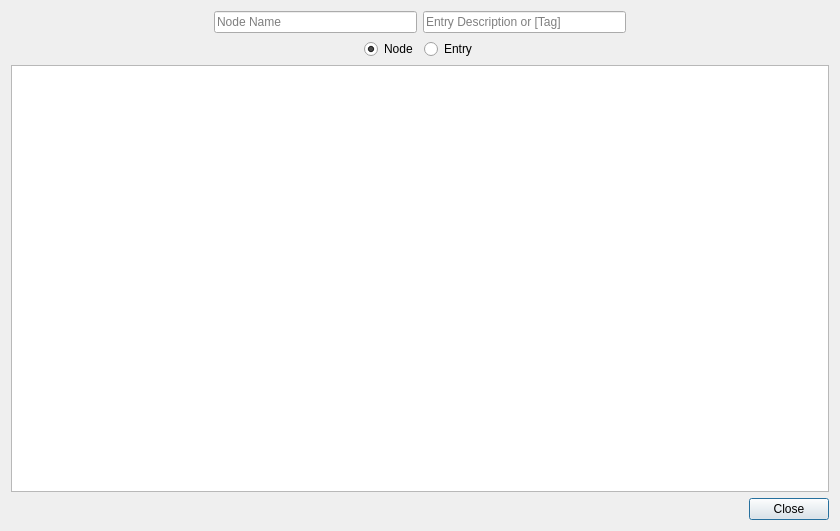
<?xml version="1.0" encoding="UTF-8"?>
<ui version="4.0">
 <class>SearchDialog</class>
 <widget class="QDialog" name="SearchDialog">
  <property name="geometry">
   <rect>
    <x>0</x>
    <y>0</y>
    <width>840</width>
    <height>531</height>
   </rect>
  </property>
  <layout class="QVBoxLayout" name="verticalLayout">
   <item>
    <layout class="QHBoxLayout" name="horizontalLayout">
     <item>
      <spacer name="horizontalSpacer_4">
       <property name="orientation">
        <enum>Qt::Orientation::Horizontal</enum>
       </property>
       <property name="sizeHint" stdset="0">
        <size>
         <width>40</width>
         <height>20</height>
        </size>
       </property>
      </spacer>
     </item>
     <item>
      <widget class="QLineEdit" name="lineEditNode">
       <property name="placeholderText">
        <string>Node Name</string>
       </property>
      </widget>
     </item>
     <item>
      <widget class="QLineEdit" name="lineEditEntry">
       <property name="placeholderText">
        <string>Entry Description or [Tag]</string>
       </property>
      </widget>
     </item>
     <item>
      <spacer name="horizontalSpacer_3">
       <property name="orientation">
        <enum>Qt::Orientation::Horizontal</enum>
       </property>
       <property name="sizeHint" stdset="0">
        <size>
         <width>40</width>
         <height>20</height>
        </size>
       </property>
      </spacer>
     </item>
    </layout>
   </item>
   <item>
    <layout class="QHBoxLayout" name="horizontalLayout_2">
     <item>
      <spacer name="horizontalSpacer_2">
       <property name="orientation">
        <enum>Qt::Orientation::Horizontal</enum>
       </property>
       <property name="sizeHint" stdset="0">
        <size>
         <width>40</width>
         <height>20</height>
        </size>
       </property>
      </spacer>
     </item>
     <item>
      <widget class="QRadioButton" name="rBtnNode">
       <property name="text">
        <string>Node</string>
       </property>
       <property name="checked">
        <bool>true</bool>
       </property>
      </widget>
     </item>
     <item>
      <widget class="QRadioButton" name="rBtnEntry">
       <property name="text">
        <string>Entry</string>
       </property>
      </widget>
     </item>
     <item>
      <spacer name="horizontalSpacer_5">
       <property name="orientation">
        <enum>Qt::Orientation::Horizontal</enum>
       </property>
       <property name="sizeHint" stdset="0">
        <size>
         <width>40</width>
         <height>20</height>
        </size>
       </property>
      </spacer>
     </item>
    </layout>
   </item>
   <item>
    <widget class="QStackedWidget" name="stackedWidget">
     <property name="currentIndex">
      <number>1</number>
     </property>
     <widget class="QWidget" name="page">
      <layout class="QGridLayout" name="gridLayout">
       <property name="leftMargin">
        <number>0</number>
       </property>
       <property name="topMargin">
        <number>0</number>
       </property>
       <property name="rightMargin">
        <number>0</number>
       </property>
       <property name="bottomMargin">
        <number>0</number>
       </property>
       <item row="0" column="0">
        <widget class="QTableView" name="searchViewNode"/>
       </item>
      </layout>
     </widget>
     <widget class="QWidget" name="page2">
      <layout class="QGridLayout" name="gridLayout_2">
       <property name="leftMargin">
        <number>0</number>
       </property>
       <property name="topMargin">
        <number>0</number>
       </property>
       <property name="rightMargin">
        <number>0</number>
       </property>
       <property name="bottomMargin">
        <number>0</number>
       </property>
       <item row="0" column="0">
        <widget class="QTableView" name="searchViewEntry"/>
       </item>
      </layout>
     </widget>
    </widget>
   </item>
   <item>
    <layout class="QHBoxLayout" name="horizontalLayout_3">
     <item>
      <spacer name="horizontalSpacer">
       <property name="orientation">
        <enum>Qt::Orientation::Horizontal</enum>
       </property>
       <property name="sizeHint" stdset="0">
        <size>
         <width>40</width>
         <height>20</height>
        </size>
       </property>
      </spacer>
     </item>
     <item>
      <widget class="QPushButton" name="pBtnClose">
       <property name="text">
        <string>Close</string>
       </property>
      </widget>
     </item>
    </layout>
   </item>
  </layout>
 </widget>
 <tabstops>
  <tabstop>lineEditNode</tabstop>
  <tabstop>rBtnNode</tabstop>
  <tabstop>rBtnEntry</tabstop>
  <tabstop>pBtnClose</tabstop>
 </tabstops>
 <resources/>
 <connections>
  <connection>
   <sender>pBtnClose</sender>
   <signal>clicked()</signal>
   <receiver>SearchDialog</receiver>
   <slot>close()</slot>
   <hints>
    <hint type="sourcelabel">
     <x>664</x>
     <y>499</y>
    </hint>
    <hint type="destinationlabel">
     <x>605</x>
     <y>492</y>
    </hint>
   </hints>
  </connection>
 </connections>
</ui>
